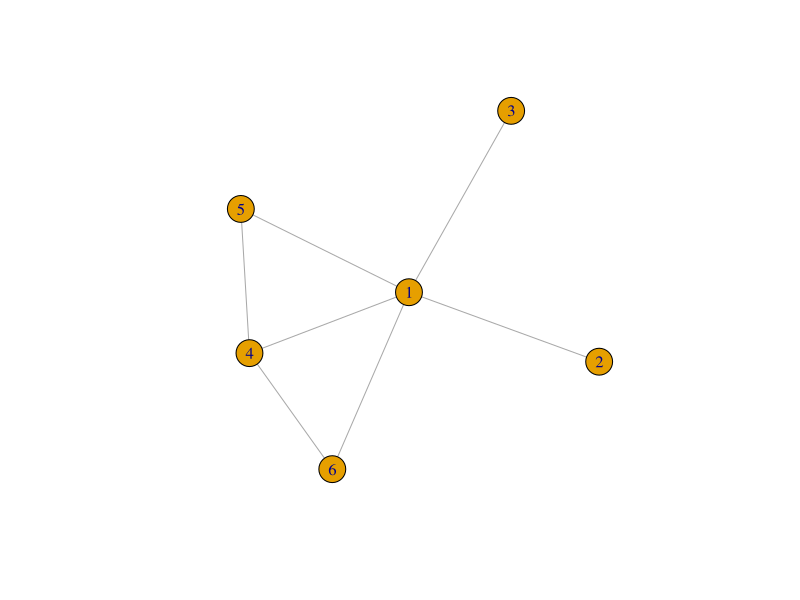

Write the R code that produced this figure. (Note: this script raises an error after producing the figure.)
# Script for creating dummy tidygraph object
library(tidygraph)

tidygraph_dummy_net <- tbl_graph(directed = FALSE) %>%
  bind_nodes(data.frame(new = 1:3, sesType = 0)) %>%
  bind_nodes(data.frame(new = 3:5, sesType = 1)) %>%
  bind_edges(data.frame(from = 1, to = 2:6)) %>%
  bind_edges(data.frame(from = 4, to = 5:6))
plot(tidygraph_dummy_net)

save(tidygraph_dummy_net, file = "data/tidygraph_dummy_net.RData")
